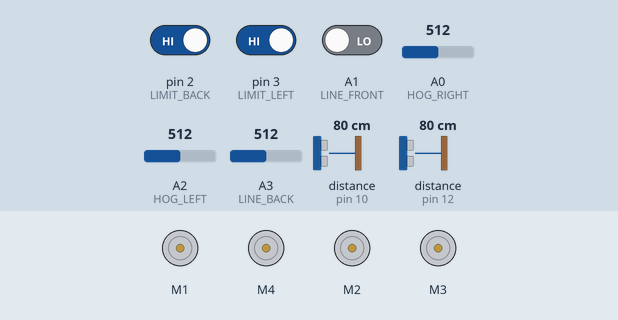
Recording of a sketch running on a simulated Arduino Uno, built with avr-gcc and run on an emulated ATmega328P. On the bench: 4 × DC motor (green arrow = forward, orange = backward, longer = faster). Wiring (inferred from the names in the program): ultrasonic range finder: trigger pin 9; echo pin 10. Inputs (shaded band) come from the test bench; at power-on: distance to the obstacle (sensors on pin 10, pin 12) 80 cm, pin 2 (LIMIT_BACK) HIGH, pin 3 (LIMIT_LEFT) HIGH, A3 (LINE_BACK) = 512, A1 (LINE_FRONT) LOW, A0 (HOG_RIGHT) = 512, A2 (HOG_LEFT) = 512. The echo pulse lasts 58.3 µs per cm; what the sketch prints to the serial monitor is not drawn.

Above: at 1.2 s.
1.3 s: distance to the obstacle (sensor on pin 10) set to 4 cm
4.3 s: distance to the obstacle (sensor on pin 12) set to 2 cm
5.8 s: pin 2 (LIMIT_BACK) driven LOW and pin 3 (LIMIT_LEFT) driven LOW
7.3 s: A3 (LINE_BACK) set to 0
10.3 s: A1 (LINE_FRONT) driven HIGH
At 10.6 s:
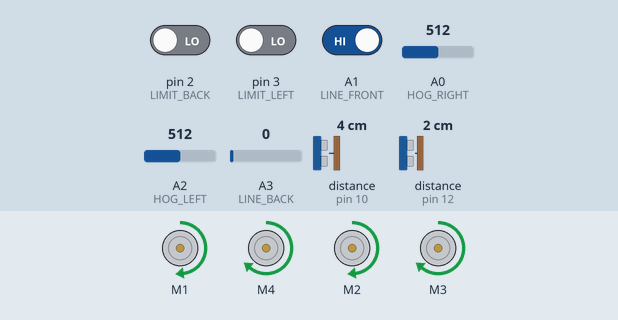
Timing chart, 0 to 12.8 s (numbered marks = the images above; inputs shaded):
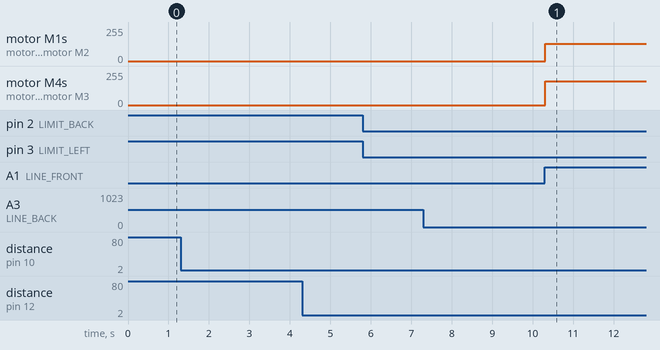

Measured:
- after the input at 10.3 s, motor M1, motor M2: stopped → forward 130/255 at once; motor M4, motor M3: stopped → forward 180/255 at once

The sketch:

ME210_Final_V0.ino
```cpp
#include "AFMotor_R4.h"
#include <Metro.h>

// DC Motors for Mecanuum Wheels
AF_DCMotor FL(1);
AF_DCMotor FR(4);
AF_DCMotor RL(2);
AF_DCMotor RR(3);

int fast_speed  = 180;
int med_speed = 130;
int slow_speed = 90;

void stopAll() {
  FL.run(RELEASE);
  FR.run(RELEASE);
  RL.run(RELEASE);
  RR.run(RELEASE);
}

void setAllSpeed(int spd){
  FL.setSpeed(spd);
  FR.setSpeed(spd);
  RL.setSpeed(spd);
  RR.setSpeed(spd);
}

void driveForward(){
  FL.setSpeed(med_speed);
  FR.setSpeed(fast_speed);
  RL.setSpeed(med_speed);
  RR.setSpeed(fast_speed);

  FL.run(FORWARD);
  FR.run(FORWARD);
  RL.run(FORWARD);
  RR.run(FORWARD);
}

void driveBackward(){
  setAllSpeed(fast_speed);
  FL.run(BACKWARD);
  FR.run(BACKWARD);
  RL.run(BACKWARD);
  RR.run(BACKWARD);
}

void strafeRight(){
  setAllSpeed(fast_speed);
  FL.run(FORWARD);
  FR.run(BACKWARD);
  RL.run(BACKWARD);
  RR.run(FORWARD);
}

void rotateRight(){
  FL.setSpeed(fast_speed);
  FR.setSpeed(fast_speed);
  RL.setSpeed(fast_speed);
  RR.setSpeed(fast_speed);

  FL.run(FORWARD);
  FR.run(BACKWARD);
  RL.run(FORWARD);
  RR.run(BACKWARD);
}

// Ultrasonic
// Define pins for the left ultrasonic sensor (Sensor 1)
#define TRIG_PIN_1 9
#define ECHO_PIN_1 10

// Define pins for the back ultrasonic sensor (Sensor 2)
#define TRIG_PIN_2 11
#define ECHO_PIN_2 12

// Define wall distance thresholds
#define LEFT_WALL 45 // cm
#define BACK_WALL 35 // cm

// Center Line Follow
#define LINE_FRONT A1
#define LINE_BACK A3

// Hog line detection
#define HOG_LEFT A2
#define HOG_RIGHT A0

// Limit Switches
#define LIMIT_BACK 2
#define LIMIT_LEFT 3

// state definition
typedef enum {
  STATE_STOP, STATE_ORIENTATION, STATE_CORNER, STATE_FIND_CENTRELINE, STATE_FORWARD,
  STATE_BACK, STATE_SHOOT1, STATE_SHOOT2, STATE_SHOOT3, STATE_RETURN_HOME
} States_t;

//definitions
#define LINE_THRESHOLD          300
#define MOTOR_TIME_INTERVAL     3000
#define TURNING_TIME            2000
#define LED_TIME_INTERVAL       1000
#define TIMER_0            0
#define TIMER_1            0

//variables
States_t state;
States_t previous;
static Metro metTimer0 = Metro(LED_TIME_INTERVAL);
uint8_t onHogLine;
uint8_t onCenterLine;
uint8_t orientationFound;
uint8_t locationFound;


void checkGlobalEvents();
void handle_stop();
void handle_find_parallel();
void handle_corner();
void handle_find_centreline();
void handle_forward();
void handle_back();
void handle_shoot1();
void handle_shoot2();
void handle_shoot3();
void handle_return_home();

uint8_t test_for_hog_line(void);
void resp_to_hog_lines(void);

// State variables
volatile bool limitBackTriggered = false;
volatile bool limitLeftTriggered = false;

// Interrupt Service Routines (ISR) for limit switches
void limitBackISR() {
  limitBackTriggered = true;  // Set the flag when the back limit switch is triggered
}

void limitLeftISR() {
  limitLeftTriggered = true;  // Set the flag when the left limit switch is triggered
}

void setup() {
  Serial.begin(115200);
  while(!Serial) {}

  // Serial.println("Hello, world!");

  // Set up limit switch pins with internal pull-down resistors
  pinMode(LIMIT_BACK, INPUT_PULLUP);  // Use INPUT_PULLDOWN for NO switches
  pinMode(LIMIT_LEFT, INPUT_PULLUP);

   // Attach interrupts for limit switches
  attachInterrupt(digitalPinToInterrupt(LIMIT_BACK), limitBackISR, FALLING);
  attachInterrupt(digitalPinToInterrupt(LIMIT_LEFT), limitLeftISR, FALLING);

  // Set up pins
  pinMode(TRIG_PIN_1, OUTPUT);
  pinMode(ECHO_PIN_1, INPUT);
  pinMode(TRIG_PIN_2, OUTPUT);
  pinMode(ECHO_PIN_2, INPUT);

  pinMode(LINE_FRONT, INPUT);
  pinMode(LINE_BACK, INPUT);
  pinMode(HOG_LEFT, INPUT);
  pinMode(HOG_RIGHT, INPUT);

  onHogLine = 0;
  onCenterLine = 0;
  orientationFound = 0;
  locationFound = 0;

  stopAll();
  Serial.println("about to start");
  state = STATE_ORIENTATION;
}

void loop() {
  checkGlobalEvents();

  //manual debug control

  // if (Serial.available() > 0) {
  //   String input = Serial.readStringUntil('\n');
  //   input.trim();

  //   if (input == "F") {
  //     Serial.println("Going to beep!");
  //     driveForward();

  //     delay(3000);
  //     FR.run(RELEASE);
  //     FL.run(RELEASE);
  //     RL.run(RELEASE);
  //     RR.run(RELEASE);
  //     return;
  //   }
  //     //driveForward();
  //   else if (input == "B"){
  //     driveBackward();
  //     delay(2000);
  //     FR.run(RELEASE);
  //     FL.run(RELEASE);
  //     RL.run(RELEASE);
  //     RR.run(RELEASE);
  //     return;
  //   }
  //   else if (input == "R"){
  //     rotateRight();
  //     delay(3000);
  //     FR.run(RELEASE);
  //     FL.run(RELEASE);
  //     RL.run(RELEASE);
  //     RR.run(RELEASE);
  //     return;
  //   }
  //    else if (input == "S"){
  //     strafeLeft();
  //     delay(1000);
  //     FR.run(RELEASE);
  //     FL.run(RELEASE);
  //     RL.run(RELEASE);
  //     RR.run(RELEASE);
  //     return;
  //   }
  //   else {
  //     Serial.println("Nothing happens with this command");
  //   }
  // }

  switch (state) {
    case STATE_STOP:
      handle_stop();
    break;
    case STATE_ORIENTATION:
      handle_orientation(); // spin until corner found
    break;
    case STATE_CORNER:
      handle_corner(); // Drive into corner
    break;
    case STATE_FIND_CENTRELINE:
     handle_find_centreline(); // strafe over to line
    break;
    case STATE_FORWARD:
      handle_forward(); // follow up to hog line
    break;
    case STATE_BACK:
      handle_back(); // back up to shoot
    break;
    case STATE_SHOOT1:
     handle_shoot1();
    break;
    case STATE_SHOOT2:
      handle_shoot2();
    break;
    case STATE_SHOOT3:
      handle_shoot3();
    break;
    case STATE_RETURN_HOME:
       handle_return_home();
    break;
    default:
      Serial.println("What is this I do not even...");
    break;
  }
}

void handle_stop(){
  stopAll();
  if (previous == STATE_FORWARD) {
    Serial.println("Sensors done!");
  }
}

void handle_orientation(){
  stopAll();
}

void handle_corner(){
  stopAll();
}

void handle_find_centreline(){
  stopAll();
}

void handle_forward(){
  driveForward();
}

void handle_back(){
  driveBackward();
}

void handle_shoot1(){ stopAll(); while(1){} }
void handle_shoot2(){ stopAll(); }
void handle_shoot3(){ stopAll(); }

void handle_return_home(){
  stopAll();
}

// Function to calculate the distance from an ultrasonic sensor
long getDistance(int trigPin, int echoPin) {
  // Send a pulse to the trigger pin to start measurement
  digitalWrite(trigPin, LOW);
  delayMicroseconds(2);
  digitalWrite(trigPin, HIGH);
  delayMicroseconds(10);
  digitalWrite(trigPin, LOW);

  // Read the duration of the pulse from the echo pin
  long duration = pulseIn(echoPin, HIGH);

  // Calculate the distance (speed of sound = 343 m/s or 0.0343 cm/µs)
  long distance = duration * 0.0343 / 2;

  return distance;
}


// This will pass once orientation is found
uint8_t test_for_orient(void) {
  if (state == STATE_ORIENTATION) {
    Serial.println("Searching for corner");

    // Debugging:
    // long left = getDistance(TRIG_PIN_1, ECHO_PIN_1);
    // long back = getDistance(TRIG_PIN_2, ECHO_PIN_2);

    // Serial.print("Left US: ");
    // Serial.print(left);
    // Serial.print("\t Back US: ");
    // Serial.println(back);

    // return false;

    // Sensors must be under dist threshold
    if (getDistance(TRIG_PIN_1, ECHO_PIN_1) < LEFT_WALL && getDistance(TRIG_PIN_2, ECHO_PIN_2) < BACK_WALL) {
      return true;
    }
  }
  return false;
}

void resp_to_orient(void) {
  if (state == STATE_ORIENTATION) {
    previous = state;
    state = STATE_CORNER;
    Serial.println("ori found, now locking position");
  }
}

uint8_t test_for_wall(void) {
  if (state == STATE_CORNER) {
    Serial.println("checking for wall");
    if (limitLeftTriggered && limitBackTriggered) {
      return true;
    }
  }
  return false;
}

void resp_to_wall(void) {
  if (state == STATE_CORNER) {
    previous = state;
    state = STATE_FIND_CENTRELINE;
    Serial.println("in corner, now going to center line");
  }
}

//
uint8_t test_for_center(void) {
  if (state == STATE_FIND_CENTRELINE) {
    // Read the analog values from both line sensors
    int frontSensorValue = digitalRead(LINE_FRONT);
    int backSensorValue = analogRead(LINE_BACK);

    // debug
    Serial.print("Front Sensor: ");
    Serial.print(frontSensorValue);
    Serial.print("\t Back Sensor: ");
    Serial.println(backSensorValue);

    // Back sensor needs to > threshold on line
    if (frontSensorValue && backSensorValue < LINE_THRESHOLD) {
      return true;
    }
  }
  return false;
}

void resp_to_center(void) {
  if (state == STATE_FIND_CENTRELINE) {
    previous = state;
    state = STATE_FORWARD;
    Serial.println("now on centerline");
  }
}

uint8_t test_for_hog_line(void) {
  if (state == STATE_FORWARD) {
    // Read the analog values from both hog line sensors
    int leftHogSensorValue = analogRead(HOG_LEFT);
    int rightHogSensorValue = analogRead(HOG_RIGHT);

    // Debugging: Print the sensor values to the Serial monitor (optional)
    Serial.print("Hog Left Sensor: ");
    Serial.print(leftHogSensorValue);
    Serial.print("\t Hog Right Sensor: ");
    Serial.println(rightHogSensorValue);

    // Check if the robot is on the hog line
    if (leftHogSensorValue < LINE_THRESHOLD && rightHogSensorValue < LINE_THRESHOLD) {
      return true;
    }
  }
  return false;
}

void resp_to_hog_lines(void) {
  if (state == STATE_FORWARD) {
    Serial.println("omg im hitting the hogline");
    previous = state;

    state = STATE_STOP;

    Serial.println("no longer on hogline");
  }
}

void checkGlobalEvents(void) {

  // if (TestLedTimerExpired()) RespLedTimerExpired();
  // if (TestForKey()) RespToKey();
  // if (TestMoveExpired()) RespMoveExpired();
  // if (TestForLightOn())  RespToLightOn();
  // if (TestForLightOff()) RespToLightOff();

  if (test_for_orient()) resp_to_orient();
  if (test_for_wall()) resp_to_wall();
  if (test_for_center()) resp_to_center();
  if (test_for_hog_line()) resp_to_hog_lines();
}
```
